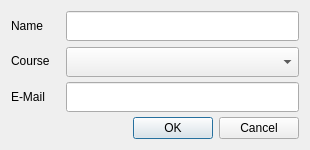
<?xml version="1.0" encoding="UTF-8"?>
<ui version="4.0">
 <class>AddStudentDialog</class>
 <widget class="QDialog" name="AddStudentDialog">
  <property name="geometry">
   <rect>
    <x>0</x>
    <y>0</y>
    <width>310</width>
    <height>150</height>
   </rect>
  </property>
  <property name="sizePolicy">
   <sizepolicy hsizetype="Fixed" vsizetype="Fixed">
    <horstretch>0</horstretch>
    <verstretch>0</verstretch>
   </sizepolicy>
  </property>
  <property name="minimumSize">
   <size>
    <width>310</width>
    <height>150</height>
   </size>
  </property>
  <property name="maximumSize">
   <size>
    <width>310</width>
    <height>150</height>
   </size>
  </property>
  <property name="windowTitle">
   <string>Add Student</string>
  </property>
  <layout class="QVBoxLayout" name="vl1">
   <item>
    <layout class="QHBoxLayout" name="hl1">
     <item>
      <layout class="QVBoxLayout" name="vl2">
       <property name="rightMargin">
        <number>10</number>
       </property>
       <item>
        <widget class="QLabel" name="lb_name">
         <property name="text">
          <string>Name</string>
         </property>
        </widget>
       </item>
       <item>
        <widget class="QLabel" name="lb_course">
         <property name="text">
          <string>Course</string>
         </property>
        </widget>
       </item>
       <item>
        <widget class="QLabel" name="lb_email">
         <property name="text">
          <string>E-Mail</string>
         </property>
        </widget>
       </item>
      </layout>
     </item>
     <item>
      <layout class="QVBoxLayout" name="vl3">
       <item>
        <widget class="QLineEdit" name="le_name">
         <property name="minimumSize">
          <size>
           <width>0</width>
           <height>30</height>
          </size>
         </property>
        </widget>
       </item>
       <item>
        <widget class="QComboBox" name="cb_courses">
         <property name="minimumSize">
          <size>
           <width>0</width>
           <height>30</height>
          </size>
         </property>
         <property name="currentIndex">
          <number>-1</number>
         </property>
         <property name="modelColumn">
          <number>1</number>
         </property>
        </widget>
       </item>
       <item>
        <widget class="QLineEdit" name="le_email">
         <property name="minimumSize">
          <size>
           <width>0</width>
           <height>30</height>
          </size>
         </property>
        </widget>
       </item>
      </layout>
     </item>
    </layout>
   </item>
   <item>
    <widget class="QDialogButtonBox" name="button_box">
     <property name="orientation">
      <enum>Qt::Horizontal</enum>
     </property>
     <property name="standardButtons">
      <set>QDialogButtonBox::Cancel|QDialogButtonBox::Ok</set>
     </property>
    </widget>
   </item>
  </layout>
 </widget>
 <resources/>
 <connections>
  <connection>
   <sender>button_box</sender>
   <signal>accepted()</signal>
   <receiver>AddStudentDialog</receiver>
   <slot>accept()</slot>
   <hints>
    <hint type="sourcelabel">
     <x>248</x>
     <y>254</y>
    </hint>
    <hint type="destinationlabel">
     <x>157</x>
     <y>274</y>
    </hint>
   </hints>
  </connection>
  <connection>
   <sender>button_box</sender>
   <signal>rejected()</signal>
   <receiver>AddStudentDialog</receiver>
   <slot>reject()</slot>
   <hints>
    <hint type="sourcelabel">
     <x>316</x>
     <y>260</y>
    </hint>
    <hint type="destinationlabel">
     <x>286</x>
     <y>274</y>
    </hint>
   </hints>
  </connection>
 </connections>
</ui>
